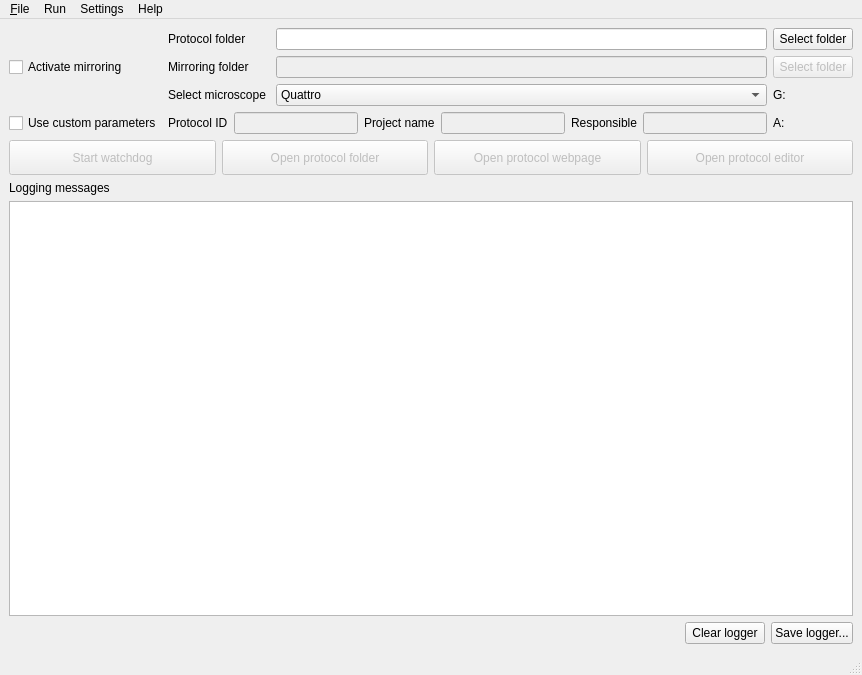
 <widget class="QMainWindow" name="MainWindow">
  <property name="geometry">
   <rect>
    <x>0</x>
    <y>0</y>
    <width>862</width>
    <height>675</height>
   </rect>
  </property>
  <property name="acceptDrops">
   <bool>true</bool>
  </property>
  <property name="windowTitle">
   <string>Autologbook GUI</string>
  </property>
  <property name="windowIcon">
   <iconset resource="resource.qrc">
    <normaloff>:/resources/icons8-logbook-64.png</normaloff>:/resources/icons8-logbook-64.png</iconset>
  </property>
  <widget class="QWidget" name="centralwidget">
   <layout class="QVBoxLayout" name="verticalLayout_4">
    <item>
     <layout class="QVBoxLayout" name="verticalLayout_3">
      <item>
       <layout class="QGridLayout" name="gridLayout">
        <item row="0" column="1">
         <widget class="QLabel" name="label">
          <property name="text">
           <string>Protocol folder</string>
          </property>
          <property name="buddy">
           <cstring>protocol_folder_text</cstring>
          </property>
         </widget>
        </item>
        <item row="0" column="2">
         <widget class="QLineEdit" name="protocol_folder_text">
          <property name="sizePolicy">
           <sizepolicy hsizetype="Expanding" vsizetype="Fixed">
            <horstretch>0</horstretch>
            <verstretch>0</verstretch>
           </sizepolicy>
          </property>
          <property name="minimumSize">
           <size>
            <width>400</width>
            <height>0</height>
           </size>
          </property>
         </widget>
        </item>
        <item row="0" column="3" colspan="4">
         <widget class="QPushButton" name="select_protocol_folder">
          <property name="toolTip">
           <string>Select the protocol folder</string>
          </property>
          <property name="whatsThis">
           <string>&lt;html&gt;&lt;head/&gt;&lt;body&gt;&lt;p&gt;&lt;span style=&quot; font-weight:600;&quot;&gt;Click here to select a folder to be monitored. &lt;/span&gt;&lt;/p&gt;&lt;p&gt;It is recommended to name this folder as ProtocolID-Project-Responsible as, for example, 2204123-RADCAS-Bulgheroni&lt;/p&gt;&lt;/body&gt;&lt;/html&gt;</string>
          </property>
          <property name="text">
           <string>Select folder</string>
          </property>
          <property name="icon">
           <iconset resource="resource.qrc">
            <normaloff>:/resources/icons8-pictures-folder-48.png</normaloff>:/resources/icons8-pictures-folder-48.png</iconset>
          </property>
         </widget>
        </item>
        <item row="1" column="0">
         <widget class="QCheckBox" name="mirror_checkBox">
          <property name="toolTip">
           <string>&lt;html&gt;&lt;head/&gt;&lt;body&gt;&lt;p&gt;Activate mirroring&lt;/p&gt;&lt;/body&gt;&lt;/html&gt;</string>
          </property>
          <property name="whatsThis">
           <string>&lt;html&gt;&lt;head/&gt;&lt;body&gt;&lt;p&gt;Activating the mirroring will start the automatic copy of all files present in the protocol folder to the mirroring folder.&lt;/p&gt;&lt;/body&gt;&lt;/html&gt;</string>
          </property>
          <property name="layoutDirection">
           <enum>Qt::LeftToRight</enum>
          </property>
          <property name="text">
           <string>Activate mirroring</string>
          </property>
         </widget>
        </item>
        <item row="1" column="1">
         <widget class="QLabel" name="label_2">
          <property name="text">
           <string>Mirroring folder</string>
          </property>
          <property name="buddy">
           <cstring>mirroring_folder_text</cstring>
          </property>
         </widget>
        </item>
        <item row="1" column="2">
         <widget class="QLineEdit" name="mirroring_folder_text">
          <property name="enabled">
           <bool>false</bool>
          </property>
          <property name="sizePolicy">
           <sizepolicy hsizetype="Expanding" vsizetype="Fixed">
            <horstretch>0</horstretch>
            <verstretch>0</verstretch>
           </sizepolicy>
          </property>
          <property name="minimumSize">
           <size>
            <width>400</width>
            <height>0</height>
           </size>
          </property>
         </widget>
        </item>
        <item row="1" column="3" colspan="4">
         <widget class="QPushButton" name="select_mirroring_folder">
          <property name="enabled">
           <bool>false</bool>
          </property>
          <property name="toolTip">
           <string>&lt;html&gt;&lt;head/&gt;&lt;body&gt;&lt;p&gt;Select a mirroring folder&lt;/p&gt;&lt;/body&gt;&lt;/html&gt;</string>
          </property>
          <property name="whatsThis">
           <string>&lt;html&gt;&lt;head/&gt;&lt;body&gt;&lt;p&gt;&lt;span style=&quot; font-weight:600;&quot;&gt;Select a mirroring folder&lt;/span&gt;&lt;/p&gt;&lt;p&gt;This folder &lt;span style=&quot; font-weight:600;&quot;&gt;must &lt;/span&gt;have be named as ProtocolID-Project-Responsible and must be on R:\A226\Results. If not, the watchdog won't be able to start.&lt;/p&gt;&lt;/body&gt;&lt;/html&gt;</string>
          </property>
          <property name="text">
           <string>Select folder</string>
          </property>
          <property name="icon">
           <iconset resource="resource.qrc">
            <normaloff>:/resources/icons8-link-folder-48.png</normaloff>:/resources/icons8-link-folder-48.png</iconset>
          </property>
         </widget>
        </item>
        <item row="2" column="1">
         <widget class="QLabel" name="label_3">
          <property name="layoutDirection">
           <enum>Qt::LeftToRight</enum>
          </property>
          <property name="text">
           <string>Select microscope </string>
          </property>
          <property name="buddy">
           <cstring>select_microscope_comboBox</cstring>
          </property>
         </widget>
        </item>
        <item row="2" column="2">
         <widget class="QComboBox" name="select_microscope_comboBox">
          <property name="sizePolicy">
           <sizepolicy hsizetype="Expanding" vsizetype="Fixed">
            <horstretch>0</horstretch>
            <verstretch>0</verstretch>
           </sizepolicy>
          </property>
          <property name="minimumSize">
           <size>
            <width>400</width>
            <height>0</height>
           </size>
          </property>
          <property name="toolTip">
           <string>&lt;html&gt;&lt;head/&gt;&lt;body&gt;&lt;p&gt;&lt;span style=&quot; font-weight:600;&quot;&gt;Select the microscope as appropriate.&lt;/span&gt;&lt;/p&gt;&lt;/body&gt;&lt;/html&gt;</string>
          </property>
          <property name="layoutDirection">
           <enum>Qt::LeftToRight</enum>
          </property>
          <item>
           <property name="text">
            <string extracomment="FEI Thermofisher Quattro SEM">Quattro</string>
           </property>
          </item>
          <item>
           <property name="text">
            <string extracomment="FEI Thermofisher Versa 3D FIB">Versa</string>
           </property>
          </item>
          <item>
           <property name="text">
            <string extracomment="Philips XL40">XL40-GB</string>
           </property>
          </item>
          <item>
           <property name="text">
            <string>XL40-Cold</string>
           </property>
          </item>
          <item>
           <property name="text">
            <string extracomment="Vega">Vega</string>
           </property>
          </item>
          <item>
           <property name="text">
            <string>TEM</string>
           </property>
          </item>
         </widget>
        </item>
        <item row="2" column="3">
         <widget class="QLabel" name="GUIThreadLabel">
          <property name="text">
           <string>G:</string>
          </property>
         </widget>
        </item>
        <item row="2" column="4">
         <widget class="QLabel" name="gui_thread_status">
          <property name="minimumSize">
           <size>
            <width>15</width>
            <height>15</height>
           </size>
          </property>
          <property name="maximumSize">
           <size>
            <width>15</width>
            <height>15</height>
           </size>
          </property>
          <property name="toolTip">
           <string>Status of the GUI thread</string>
          </property>
          <property name="text">
           <string/>
          </property>
          <property name="pixmap">
           <pixmap resource="resource.qrc">:/resources/icons8-red-circle-48.png</pixmap>
          </property>
          <property name="scaledContents">
           <bool>true</bool>
          </property>
         </widget>
        </item>
        <item row="3" column="0">
         <widget class="QCheckBox" name="custom_ownership_checkbox">
          <property name="toolTip">
           <string>&lt;html&gt;&lt;head/&gt;&lt;body&gt;&lt;p&gt;Activate custom protocol parameters (ID / Projet name / Project responsible)&lt;/p&gt;&lt;/body&gt;&lt;/html&gt;</string>
          </property>
          <property name="text">
           <string>Use custom parameters</string>
          </property>
         </widget>
        </item>
        <item row="3" column="1" colspan="2">
         <layout class="QHBoxLayout" name="horizontalLayout_3">
          <item>
           <widget class="QLabel" name="label_5">
            <property name="text">
             <string>Protocol ID</string>
            </property>
            <property name="buddy">
             <cstring>projectID_field</cstring>
            </property>
           </widget>
          </item>
          <item>
           <widget class="QLineEdit" name="projectID_field">
            <property name="enabled">
             <bool>false</bool>
            </property>
           </widget>
          </item>
          <item>
           <widget class="QLabel" name="label_6">
            <property name="text">
             <string>Project name</string>
            </property>
            <property name="buddy">
             <cstring>project_name_field</cstring>
            </property>
           </widget>
          </item>
          <item>
           <widget class="QLineEdit" name="project_name_field">
            <property name="enabled">
             <bool>false</bool>
            </property>
           </widget>
          </item>
          <item>
           <widget class="QLabel" name="label_7">
            <property name="text">
             <string>Responsible</string>
            </property>
            <property name="buddy">
             <cstring>responsible_field</cstring>
            </property>
           </widget>
          </item>
          <item>
           <widget class="QLineEdit" name="responsible_field">
            <property name="enabled">
             <bool>false</bool>
            </property>
           </widget>
          </item>
         </layout>
        </item>
        <item row="3" column="3">
         <widget class="QLabel" name="AutoThreadLabel">
          <property name="text">
           <string>A:</string>
          </property>
         </widget>
        </item>
        <item row="3" column="4">
         <widget class="QLabel" name="auto_thread_status">
          <property name="minimumSize">
           <size>
            <width>15</width>
            <height>15</height>
           </size>
          </property>
          <property name="maximumSize">
           <size>
            <width>15</width>
            <height>15</height>
           </size>
          </property>
          <property name="toolTip">
           <string>Status of the autologbook watchdog thread</string>
          </property>
          <property name="text">
           <string/>
          </property>
          <property name="pixmap">
           <pixmap resource="resource.qrc">:/resources/icons8-red-circle-48.png</pixmap>
          </property>
          <property name="scaledContents">
           <bool>true</bool>
          </property>
         </widget>
        </item>
        <item row="3" column="5">
         <widget class="QLabel" name="auto_obs_status">
          <property name="minimumSize">
           <size>
            <width>15</width>
            <height>15</height>
           </size>
          </property>
          <property name="maximumSize">
           <size>
            <width>15</width>
            <height>15</height>
           </size>
          </property>
          <property name="toolTip">
           <string>Status of the autologbook watchdog observer thread</string>
          </property>
          <property name="text">
           <string/>
          </property>
          <property name="pixmap">
           <pixmap resource="resource.qrc">:/resources/icons8-red-circle-48.png</pixmap>
          </property>
          <property name="scaledContents">
           <bool>true</bool>
          </property>
         </widget>
        </item>
        <item row="3" column="6">
         <widget class="QLabel" name="auto_emi_status">
          <property name="minimumSize">
           <size>
            <width>15</width>
            <height>15</height>
           </size>
          </property>
          <property name="maximumSize">
           <size>
            <width>15</width>
            <height>15</height>
           </size>
          </property>
          <property name="toolTip">
           <string>Status of the autologbook watchdog emitter thread</string>
          </property>
          <property name="text">
           <string/>
          </property>
          <property name="pixmap">
           <pixmap resource="resource.qrc">:/resources/icons8-red-circle-48.png</pixmap>
          </property>
          <property name="scaledContents">
           <bool>true</bool>
          </property>
         </widget>
        </item>
       </layout>
      </item>
      <item>
       <layout class="QVBoxLayout" name="verticalLayout_2">
        <item>
         <layout class="QHBoxLayout" name="horizontalLayout">
          <item>
           <widget class="QPushButton" name="watchdog_pushbutton">
            <property name="enabled">
             <bool>false</bool>
            </property>
            <property name="sizePolicy">
             <sizepolicy hsizetype="MinimumExpanding" vsizetype="Fixed">
              <horstretch>0</horstretch>
              <verstretch>0</verstretch>
             </sizepolicy>
            </property>
            <property name="minimumSize">
             <size>
              <width>40</width>
              <height>35</height>
             </size>
            </property>
            <property name="toolTip">
             <string>&lt;html&gt;&lt;head/&gt;&lt;body&gt;&lt;p&gt;Start the watchog&lt;/p&gt;&lt;/body&gt;&lt;/html&gt;</string>
            </property>
            <property name="whatsThis">
             <string>&lt;html&gt;&lt;head/&gt;&lt;body&gt;&lt;p&gt;&lt;span style=&quot; font-weight:600;&quot;&gt;Start the watchdog&lt;/span&gt;&lt;/p&gt;&lt;p&gt;&lt;br/&gt;&lt;/p&gt;&lt;p&gt;The watchdog will monitor the protocol or the mirroring  folder for interesting new file and add them to eLOG entry automatically.&lt;/p&gt;&lt;p&gt;&lt;br/&gt;&lt;/p&gt;&lt;p&gt;At least one between the protocol and the mirroring folder must be rooted in R:\A226\Results, otherwise the watchdog won't be started.&lt;/p&gt;&lt;/body&gt;&lt;/html&gt;</string>
            </property>
            <property name="text">
             <string>Start watchdog</string>
            </property>
            <property name="icon">
             <iconset resource="resource.qrc">
              <normaloff>:/resources/icons8-play-48.png</normaloff>:/resources/icons8-play-48.png</iconset>
            </property>
            <property name="iconSize">
             <size>
              <width>30</width>
              <height>30</height>
             </size>
            </property>
            <property name="checkable">
             <bool>true</bool>
            </property>
           </widget>
          </item>
          <item>
           <widget class="QPushButton" name="open_explorer_pushbuttom">
            <property name="enabled">
             <bool>false</bool>
            </property>
            <property name="sizePolicy">
             <sizepolicy hsizetype="MinimumExpanding" vsizetype="Fixed">
              <horstretch>0</horstretch>
              <verstretch>0</verstretch>
             </sizepolicy>
            </property>
            <property name="minimumSize">
             <size>
              <width>40</width>
              <height>35</height>
             </size>
            </property>
            <property name="toolTip">
             <string>Open the protocol folder</string>
            </property>
            <property name="whatsThis">
             <string>&lt;html&gt;&lt;head/&gt;&lt;body&gt;&lt;p&gt;&lt;span style=&quot; font-weight:600;&quot;&gt;Open protocol folder&lt;/span&gt;&lt;/p&gt;&lt;p&gt;Click this button to open a file explorer pointing to either the protocol folder or the mirroring one if the mirroing option is activated.&lt;/p&gt;&lt;/body&gt;&lt;/html&gt;</string>
            </property>
            <property name="text">
             <string>Open protocol folder</string>
            </property>
            <property name="icon">
             <iconset resource="resource.qrc">
              <normaloff>:/resources/icons8-opened-folder-48.png</normaloff>:/resources/icons8-opened-folder-48.png</iconset>
            </property>
            <property name="iconSize">
             <size>
              <width>30</width>
              <height>30</height>
             </size>
            </property>
           </widget>
          </item>
          <item>
           <widget class="QPushButton" name="open_browser_button">
            <property name="enabled">
             <bool>false</bool>
            </property>
            <property name="sizePolicy">
             <sizepolicy hsizetype="MinimumExpanding" vsizetype="Fixed">
              <horstretch>0</horstretch>
              <verstretch>0</verstretch>
             </sizepolicy>
            </property>
            <property name="minimumSize">
             <size>
              <width>40</width>
              <height>35</height>
             </size>
            </property>
            <property name="toolTip">
             <string>&lt;html&gt;&lt;head/&gt;&lt;body&gt;&lt;p&gt;Open the protocol webpage&lt;/p&gt;&lt;/body&gt;&lt;/html&gt;</string>
            </property>
            <property name="text">
             <string>Open protocol webpage</string>
            </property>
            <property name="icon">
             <iconset resource="resource.qrc">
              <normaloff>:/resources/icons8-website-48.png</normaloff>:/resources/icons8-website-48.png</iconset>
            </property>
            <property name="iconSize">
             <size>
              <width>30</width>
              <height>30</height>
             </size>
            </property>
           </widget>
          </item>
          <item>
           <widget class="QPushButton" name="edit_custom_html_file_pushbutton">
            <property name="enabled">
             <bool>false</bool>
            </property>
            <property name="sizePolicy">
             <sizepolicy hsizetype="MinimumExpanding" vsizetype="Fixed">
              <horstretch>0</horstretch>
              <verstretch>0</verstretch>
             </sizepolicy>
            </property>
            <property name="minimumSize">
             <size>
              <width>40</width>
              <height>35</height>
             </size>
            </property>
            <property name="toolTip">
             <string extracomment="Open the default text editor to modify the customized HTML file">&lt;html&gt;&lt;head/&gt;&lt;body&gt;&lt;p&gt;Open the interactive protocol editor&lt;/p&gt;&lt;/body&gt;&lt;/html&gt;</string>
            </property>
            <property name="text">
             <string>Open protocol editor</string>
            </property>
            <property name="icon">
             <iconset resource="resource.qrc">
              <normaloff>:/resources/icons8-pencil-48.png</normaloff>:/resources/icons8-pencil-48.png</iconset>
            </property>
            <property name="iconSize">
             <size>
              <width>30</width>
              <height>30</height>
             </size>
            </property>
           </widget>
          </item>
         </layout>
        </item>
        <item>
         <layout class="QVBoxLayout" name="verticalLayout">
          <item>
           <widget class="QLabel" name="label_4">
            <property name="text">
             <string>Logging messages</string>
            </property>
            <property name="buddy">
             <cstring>log_message_box</cstring>
            </property>
           </widget>
          </item>
          <item>
           <widget class="QPlainTextEdit" name="log_message_box">
            <property name="minimumSize">
             <size>
              <width>500</width>
              <height>400</height>
             </size>
            </property>
            <property name="lineWrapMode">
             <enum>QPlainTextEdit::NoWrap</enum>
            </property>
           </widget>
          </item>
         </layout>
        </item>
        <item>
         <layout class="QHBoxLayout" name="horizontalLayout_2">
          <item>
           <spacer name="horizontalSpacer">
            <property name="orientation">
             <enum>Qt::Horizontal</enum>
            </property>
            <property name="sizeHint" stdset="0">
             <size>
              <width>308</width>
              <height>20</height>
             </size>
            </property>
           </spacer>
          </item>
          <item>
           <widget class="QPushButton" name="clean_logger_pushbutton">
            <property name="text">
             <string>Clear logger</string>
            </property>
           </widget>
          </item>
          <item>
           <widget class="QPushButton" name="save_logger_pushbutton">
            <property name="text">
             <string>Save logger...</string>
            </property>
            <property name="icon">
             <iconset resource="resource.qrc">
              <normaloff>:/resources/icons8-save-as-48.png</normaloff>:/resources/icons8-save-as-48.png</iconset>
            </property>
           </widget>
          </item>
         </layout>
        </item>
       </layout>
      </item>
     </layout>
    </item>
   </layout>
  </widget>
  <widget class="QMenuBar" name="menubar">
   <property name="geometry">
    <rect>
     <x>0</x>
     <y>0</y>
     <width>862</width>
     <height>22</height>
    </rect>
   </property>
   <widget class="QMenu" name="menu_File">
    <property name="title">
     <string>&amp;File</string>
    </property>
    <addaction name="action_Load_experiment"/>
    <addaction name="actionSave_experiment"/>
    <addaction name="separator"/>
    <addaction name="actionClear_logger"/>
    <addaction name="actionSave_logger"/>
    <addaction name="separator"/>
    <addaction name="actionClose"/>
   </widget>
   <widget class="QMenu" name="menuRun">
    <property name="title">
     <string>Run</string>
    </property>
    <addaction name="action_toggle_watchdog"/>
   </widget>
   <widget class="QMenu" name="menuSettings">
    <property name="title">
     <string>Settings</string>
    </property>
    <addaction name="actionChange_user_credentials"/>
    <addaction name="separator"/>
    <addaction name="actionLoad_configuration_file"/>
    <addaction name="actionEdit_configuration"/>
    <addaction name="actionReset_to_default"/>
    <addaction name="separator"/>
   </widget>
   <widget class="QMenu" name="menuHelp">
    <property name="title">
     <string>Help</string>
    </property>
    <addaction name="actionAbout_Autologbook"/>
   </widget>
   <addaction name="menu_File"/>
   <addaction name="menuRun"/>
   <addaction name="menuSettings"/>
   <addaction name="menuHelp"/>
  </widget>
  <widget class="QStatusBar" name="statusbar"/>
  <action name="action_Load_experiment">
   <property name="text">
    <string>&amp;Load experiment...</string>
   </property>
  </action>
  <action name="actionSave_experiment">
   <property name="enabled">
    <bool>false</bool>
   </property>
   <property name="icon">
    <iconset resource="resource.qrc">
     <normaloff>:/resources/icons8-save-as-48.png</normaloff>:/resources/icons8-save-as-48.png</iconset>
   </property>
   <property name="text">
    <string>Save experiment...</string>
   </property>
  </action>
  <action name="actionSta_rt_watchdog">
   <property name="enabled">
    <bool>false</bool>
   </property>
   <property name="icon">
    <iconset resource="resource.qrc">
     <normaloff>:/resources/icons8-play-48.png</normaloff>:/resources/icons8-play-48.png</iconset>
   </property>
   <property name="text">
    <string>Sta&amp;rt watchdog</string>
   </property>
  </action>
  <action name="actionStop_watchdog">
   <property name="enabled">
    <bool>false</bool>
   </property>
   <property name="icon">
    <iconset resource="resource.qrc">
     <normaloff>:/resources/icons8-stop-sign-48.png</normaloff>:/resources/icons8-stop-sign-48.png</iconset>
   </property>
   <property name="text">
    <string>Stop watchdog</string>
   </property>
  </action>
  <action name="actionClose">
   <property name="text">
    <string>&amp;Close</string>
   </property>
  </action>
  <action name="actionClear_logger">
   <property name="text">
    <string>Clea&amp;r logger</string>
   </property>
  </action>
  <action name="actionSave_logger">
   <property name="icon">
    <iconset resource="resource.qrc">
     <normaloff>:/resources/icons8-save-as-48.png</normaloff>:/resources/icons8-save-as-48.png</iconset>
   </property>
   <property name="text">
    <string>Save logger...</string>
   </property>
  </action>
  <action name="actionLoad_configuration_file">
   <property name="icon">
    <iconset resource="resource.qrc">
     <normaloff>:/resources/icons8-opened-folder-48.png</normaloff>:/resources/icons8-opened-folder-48.png</iconset>
   </property>
   <property name="text">
    <string>Load configuration file...</string>
   </property>
  </action>
  <action name="actionSave_current_configuration">
   <property name="icon">
    <iconset resource="resource.qrc">
     <normaloff>:/resources/icons8-save-as-48.png</normaloff>:/resources/icons8-save-as-48.png</iconset>
   </property>
   <property name="text">
    <string>Save current configuration...</string>
   </property>
  </action>
  <action name="actionReset_to_default">
   <property name="text">
    <string>Reset to default...</string>
   </property>
  </action>
  <action name="actionSet_engine">
   <property name="text">
    <string>Set mirroring engine...</string>
   </property>
  </action>
  <action name="actionAbout_Autologbook">
   <property name="text">
    <string>About Autologbook...</string>
   </property>
  </action>
  <action name="actionEdit_configuration">
   <property name="icon">
    <iconset resource="resource.qrc">
     <normaloff>:/resources/icons8-support-48.png</normaloff>:/resources/icons8-support-48.png</iconset>
   </property>
   <property name="text">
    <string>Edit configuration...</string>
   </property>
  </action>
  <action name="actionChange_user_credentials">
   <property name="icon">
    <iconset resource="resource.qrc">
     <normaloff>:/resources/icons8-user-secured-48.png</normaloff>:/resources/icons8-user-secured-48.png</iconset>
   </property>
   <property name="text">
    <string>Change user credentials...</string>
   </property>
  </action>
  <action name="action_toggle_watchdog">
   <property name="text">
    <string>Toggle watchdog</string>
   </property>
   <property name="toolTip">
    <string>Start / stop the watchdog</string>
   </property>
   <property name="shortcut">
    <string>Ctrl+G</string>
   </property>
  </action>
 </widget>
